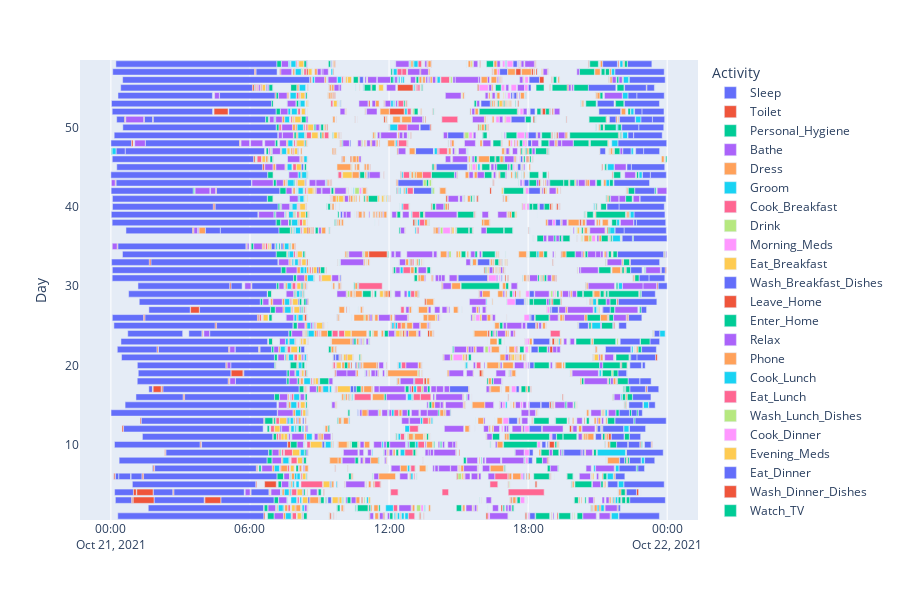

Notebook cell for this chart:
### Code cell
gantt = pex.timeline(Full, x_start='Start', x_end='Finish', y='Day', color='Activity', height=600)
gantt
